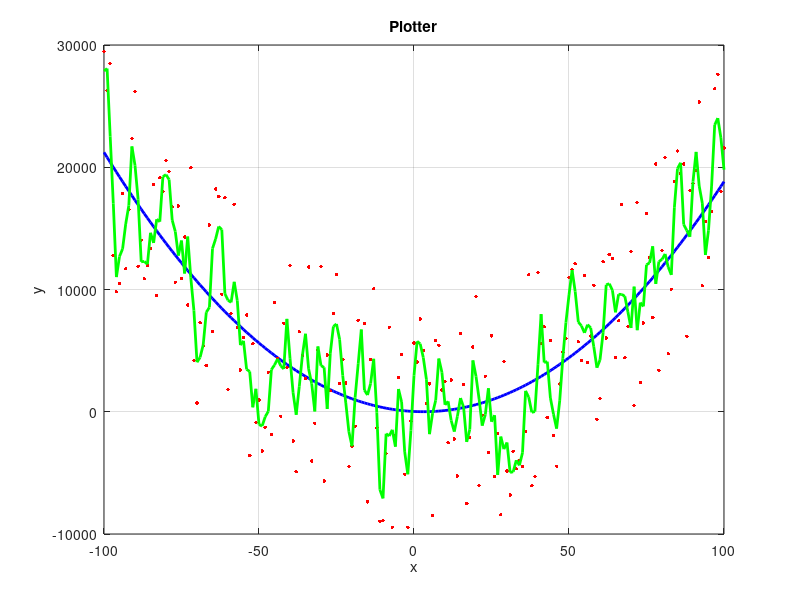

Source code (MATLAB):
% defines the lowerbound, the counter, and the highbound of the for loop respectively
i_values = -100:1:100;
% our function to be plotted, salted, and smoothed
y_values = 2 .* (i_values - 3).^2 + 4;
%adds the salted value generated by rand between -10000 to 10000
salted_values = (rand(size(y_values)) * 20000) - 10000;
y_values_salted = y_values + salted_values;
%grabs the 3 values around each y value and takes the average for said value
window_size = 3;
y_values_smoothed = movmean(y_values_salted, window_size)

plot(i_values, y_values, 'b-', 'LineWidth', 2);
hold on;

plot(i_values, y_values_salted, 'r.', 'MarkerSize', 8);

plot(i_values, y_values_smoothed, 'g-', 'LineWidth', 2); % Green line for smoothed data
hold off;

xlabel('x');
ylabel('y');
title('Plotter');
grid on;




